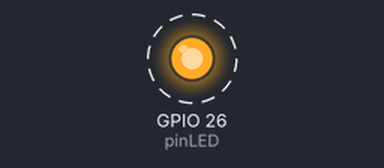
The sketch below on a simulated ESP32. On the bench: output pins drawn as LEDs (lit = HIGH). Dashed ring = blinking. What the sketch prints to the serial monitor is not drawn.

Above: at 1.1 s.
Timing chart, 0 to 4.0 s (numbered marks = the images above):
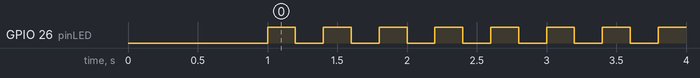

Measured:
- by itself, GPIO 26 (pinLED): alternates HIGH for 0.20 s and LOW for 0.20 s, 50 changes in all, then stays LOW

The sketch:

Ej1.ino
```cpp
#include <Arduino.h>
const int pinLED=26;
void setup() {
  pinMode(pinLED,OUTPUT);
  Serial.begin(112500);
  delay(1000);

  xTaskCreate(Tarea1,"Tarea1",10000,NULL,1,NULL);
  xTaskCreate(Tarea2,"Tarea2",10000,NULL,1,NULL);

}

void loop() {
  delay(1000);
}

void Tarea1( void * parameter )
{

    for( int i = 0;i<10;i++ ){

        Serial.println("Hola mundo");
        delay(1000);
    }
    vTaskDelete( NULL );

}

void Tarea2( void * parameter)
{

    for( int i = 0;i<25;i++ ){
        digitalWrite(pinLED,HIGH);
        Serial.println("on");
        delay(200);
        digitalWrite(pinLED,LOW);
        Serial.println("off");
        delay(200);
    }
    vTaskDelete( NULL );
}
```
